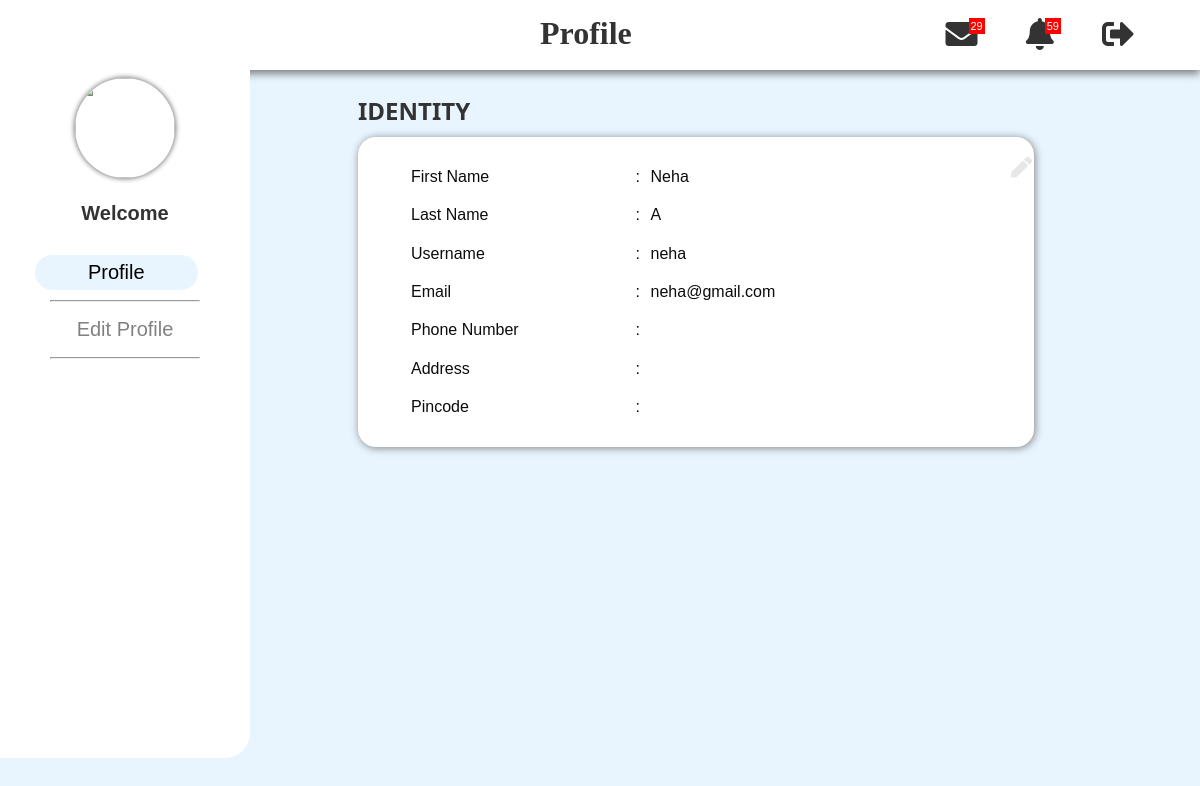
Screenshot of /user_profile (signed in) with the database file from the repository.
### home/models.py (models this page shows, shortened)
class CustomUser(AbstractUser):
    usertype = models.CharField(max_length=20)  # Add any additional fields you need

### home/views.py (the view)
# urls.py: path('user_profile',views.user_profile,name="user_profile"),
@never_cache
def user_profile(request):
    return render(request,'user_profile.html',{'user': request.user})

### templates/user_profile.html (shortened to what this page needs)
<!DOCTYPE html>
<html lang="en">
<head>
    <link rel="stylesheet" href="style.css">
    <link rel="stylesheet" href="https://cdnjs.cloudflare.com/ajax/libs/font-awesome/5.12.1/css/all.min.css">
</head>
<body>
    <div class="navbar-top">
        <div class="title">
            <h1>Profile</h1>
        </div>
        <ul>
            <li>
                <a href="#message">
                    <span class="icon-count">29</span>
                    <i class="fa fa-envelope fa-2x"></i>
                </a>
            </li>
            <li>
                <a href="#notification">
                    <span class="icon-count">59</span>
                    <i class="fa fa-bell fa-2x"></i>
                </a>
            </li>
            <li>
                <a href="#sign-out">
                    <i class="fa fa-sign-out-alt fa-2x"></i>
                </a>
            </li>
        </ul>
    </div>
    <div class="sidenav">
        <div class="profile">
            <img src="https://imdezcode.files.wordpress.com/2020/02/imdezcode-logo.png" alt="" width="100" height="100">
            <div class="name">
                Welcome
            </div>
            <div class="job">
            </div>
        </div>
        <div class="sidenav-url">
            <div class="url">
                <a href="#profile" class="active">Profile</a>
                <hr align="center">
            </div>
            <div class="url">
                <a href="{% url 'account'%}">Edit Profile</a>
                <hr align="center">
            </div>
        </div>
    </div>
    <div class="main">
        <h2>IDENTITY</h2>
        <div class="card">
            <div class="card-body">
                <i class="fa fa-pen fa-xs edit"></i>
                <table>
                    <tbody>
                         <tr>
                            <td>First Name </td>
                            <td>:</td>
                            <td>{{ user.first_name }}</td>
                        </tr>
                        <tr>
                            <td>Last Name </td>
                            <td>:</td>
                            <td>{{ user.last_name }}</td>
                        </tr>
                        <tr>
                            <td>Username</td>
                            <td>:</td>
                            <td>{{ user.username }}</td>
                        </tr>
                        <tr>
                            <td>Email</td>
                            <td>:</td>
                            <td>{{ user.email }}</td>
                        </tr>
                         <tr>
                            <td>Phone Number</td>
                            <td>:</td>
                            <td>{{ user_profile.phone_number }}</td>
                        </tr>
                        <tr>
                            <td>Address </td>
                            <td>:</td>
                            <td>{{ user_profile.address }}</td>
                        </tr>
                        <tr>
                            <td>Pincode </td>
                            <td>:</td>
                            <td>{{ user_profile.pincode }}</td>
                        </tr>
                    </tbody>
                </table>
            </div>
        </div>
                </div>
</body>
</html>

### static/css/style.css (style rules this page uses)
* { box-sizing: border-box; }
body { font-family: 'Montserrat', sans-serif; color: #0c0c0c; background-color: #ffffff; overflow-x: hidden; background-size: cover; }
h1, h2 { font-family: 'Playfair Display', serif; }
a, a:hover, a:focus { text-decoration: none; }

### templates/user_profile.html (style rules this page uses)
* { margin: 0; }
body { background-color: #e8f5ff; font-family: Arial; overflow: hidden; }
.navbar-top { background-color: #fff; color: #333; box-shadow: 0px 4px 8px 0px grey; height: 70px; }
.title { font-family: 'Dancing Script', cursive; padding-top: 15px; position: absolute; left: 45%; }
.navbar-top ul { float: right; list-style-type: none; margin: 0; overflow: hidden; padding: 18px 50px 0 40px; }
.navbar-top ul li { float: left; }
.navbar-top ul li a { color: #333; padding: 14px 16px; text-align: center; text-decoration: none; }
.icon-count { background-color: #ff0000; color: #fff; float: right; font-size: 11px; left: -25px; padding: 2px; position: relative; }
.sidenav { background-color: #fff; color: #333; border-bottom-right-radius: 25px; height: 86%; left: 0; overflow-x: hidden; padding-top: 20px; position: absolute; top: 70px; width: 250px; }
.profile { margin-bottom: 20px; margin-top: -12px; text-align: center; }
.profile img { border-radius: 50%; box-shadow: 0px 0px 5px 1px grey; }
.name { font-size: 20px; font-weight: bold; padding-top: 20px; }
.job { font-size: 16px; font-weight: bold; padding-top: 10px; }
.url, hr { text-align: center; }
.url hr { margin-left: 20%; width: 60%; }
.url a { color: #818181; display: block; font-size: 20px; margin: 10px 0; padding: 6px 8px; text-decoration: none; }
.url a:hover, .url .active { background-color: #e8f5ff; border-radius: 28px; color: #000; margin-left: 14%; width: 65%; }
.main { margin-top: 2%; margin-left: 29%; font-size: 28px; padding: 0 10px; width: 58%; }
.main h2 { color: #333; font-family: 'Segoe UI', Tahoma, Geneva, Verdana, sans-serif; font-size: 24px; margin-bottom: 10px; }
.main .card { background-color: #fff; border-radius: 18px; box-shadow: 1px 1px 8px 0 grey; height: auto; margin-bottom: 20px; padding: 20px 0 20px 50px; }
.main .card table { border: none; font-size: 16px; height: 270px; width: 80%; }
.edit { position: absolute; color: #e7e7e8; right: 14%; }

### rows the page displays
CustomUser: first_name "Neha", last_name "A", username "neha", email "neha@gmail.com"
